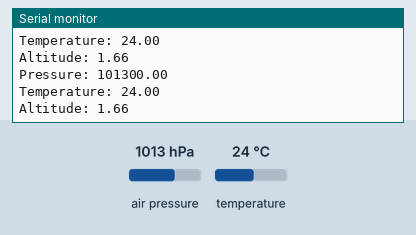
The sketch below on a simulated Arduino Nano, built with avr-gcc and run on an emulated ATmega328P. On the bench: the last lines printed to the serial monitor. The inputs (shaded band) are chosen by the test bench; at power-on: air pressure 1013 hPa, temperature 24 °C.

Above: at 1.2 s.
1.3 s: air pressure set to 952 hPa
At 1.86 s:
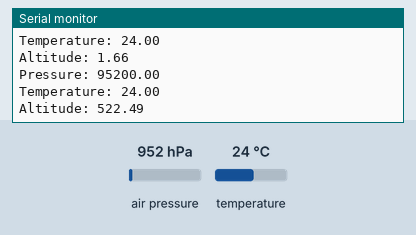
2.8 s: temperature set to 12 °C
At 3.37 s:
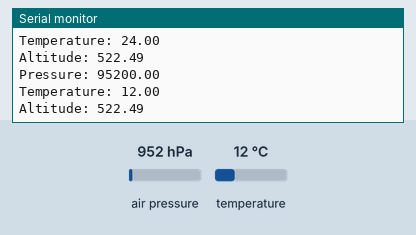
4.3 s: air pressure set to 975 hPa
At 4.89 s:
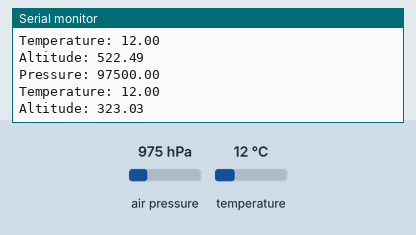
Timing chart, 0 to 7.3 s (numbered marks = the images above; inputs shaded):
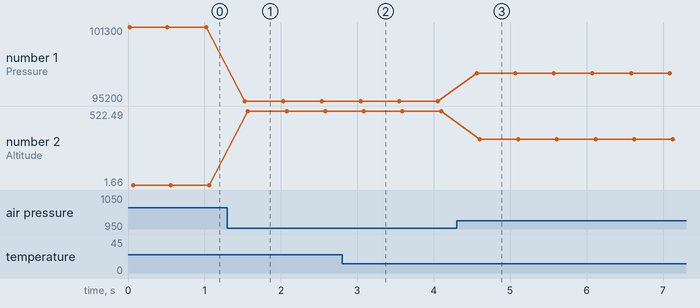

The sketch:

BMP280_SPI.ino
```cpp
/*
Project: IDEFIX
Device under test: Bosch BMP280 Pressure and Temperature Sensor
https://www.reichelt.de/be/en/developer-boards-temperature-and-pressure-sensor-bmp280-debo-bmp280-p266034.html?&trstct=pos_0&nbc=1
Bus: SPI
Tested with: Arduino Nano ATmega 328P (Old Bootloader)
08.04.2022

BMP280 - Arduino
VCC - 3.3V
GND - GND
SCL - D13
SDA - D11
CSB - D10
SDO - D12
*/

#include <SPI.h>
#include <Adafruit_BMP280.h>

#define MOSI 11
#define MISO 12
#define SCK 13
#define CS 10

Adafruit_BMP280 bmp(CS, MOSI, MISO, SCK);

void setup() {
  Serial.begin(9600);
  while (!Serial) {;}

  //Init
  if (!bmp.begin()){
    Serial.println("check wiring...");
    while(true);
  }

  Serial.println("Okeeeeeeey, let's go!");
}

void loop() {
  Serial.print("Pressure: ");
  Serial.println(bmp.readPressure());
  Serial.print("Temperature: ");
  Serial.println(bmp.readTemperature());
  Serial.print("Altitude: ");
  Serial.println(bmp.readAltitude(1013.2));

  delay(500);
}
```

Measured:
- after the input at 1.3 s, the serial monitor: prints a new line after 0.23 s (image 1)
- after the input at 2.8 s, the serial monitor: prints a new line after 0.26 s (image 2)
- after the input at 4.3 s, the serial monitor: prints a new line after 0.26 s (image 3)
- plotted number 1: 101300 → 95200 after the input at 1.3 s, 95200 → 97500 after the input at 4.3 s
- plotted number 2: 1.66 → 522.49 after the input at 1.3 s, 522.49 → 323.03 after the input at 4.3 s
